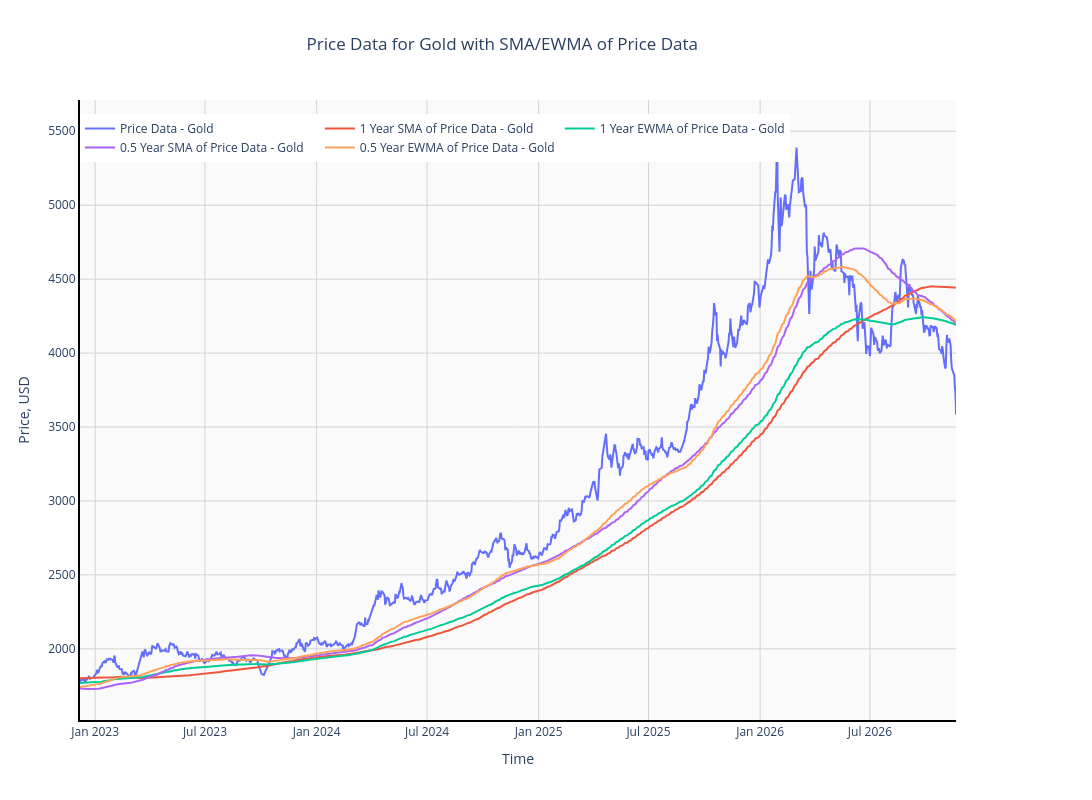

Source (notebook cell):
### Markdown cell above
# Price History - Gold

### Code cell
# PLOT DATA
fig = make_subplots(specs = [[{"secondary_y": True}]])

fig.add_trace(
    go.Scatter(
        x = met1Data.index[-dataRang:], 
        y = met1Data['price'][-dataRang:], 
        name = 'Price Data - Gold'
    ), 
    secondary_y = False
)

fig.add_trace(
    go.Scatter(
        x = met1Data.index[-dataRang:], 
        y = met1Data['1year_price_sma'][-dataRang:], 
        name = '1 Year SMA of Price Data - Gold'
    ), 
    secondary_y = False
)

fig.add_trace(
    go.Scatter(
        x = met1Data.index[-dataRang:], 
        y = met1Data['1year_price_ewma'][-dataRang:], 
        name = '1 Year EWMA of Price Data - Gold'
    ), 
    secondary_y = False
)

fig.add_trace(
    go.Scatter(
        x = met1Data.index[-dataRang:], 
        y = met1Data['0.5year_price_sma'][-dataRang:], 
        name = '0.5 Year SMA of Price Data - Gold'
    ), 
    secondary_y = False
)

fig.add_trace(
    go.Scatter(
        x = met1Data.index[-dataRang:], 
        y = met1Data['0.5year_price_ewma'][-dataRang:], 
        name = '0.5 Year EWMA of Price Data - Gold'
    ), 
    secondary_y = False
)

fig.update_layout(
    width = 1600,
    height = 800,
    paper_bgcolor = 'White',
    plot_bgcolor = '#fafafa',
    hovermode = 'closest',
    title_text = 'Price Data for Gold with SMA/EWMA of Price Data',
    title_x = 0.46,
    xaxis = dict(title = 'Time'),
    yaxis = dict(title = 'Price, USD'),
    showlegend = True,
    legend = dict(orientation = 'h', yanchor = 'bottom', y = 0.9, xanchor = 'left', x = 0.0)
)

fig.update_xaxes(
    showline = True, 
    linewidth = 2, 
    linecolor = 'Black', 
    showgrid = True, 
    gridwidth = 1, 
    gridcolor = 'LightGrey'
)
fig.update_yaxes(
    showline = True, 
    linewidth = 2, 
    linecolor = 'Black', 
    showgrid = True, 
    gridwidth = 1, 
    gridcolor = 'LightGrey'
)

fig.show()

### Figure 1 — Plotly figure (JSON) as saved in the notebook; plotly's stock layout.template omitted (floating-point values rounded to 4 significant figures; data arrays with more than 128 entries replaced by an {"elided": "..."} marker saying what was removed)
{"data": [{"name": "Price Data - Gold", "type": "scatter", "x": {"elided": "1000 str values"}, "xaxis": "x", "y": {"elided": "1000 float values"}, "yaxis": "y"}, {"name": "1 Year SMA of Price Data - Gold", "type": "scatter", "x": {"elided": "1000 str values"}, "xaxis": "x", "y": {"elided": "1000 float values"}, "yaxis": "y"}, {"name": "1 Year EWMA of Price Data - Gold", "type": "scatter", "x": {"elided": "1000 str values"}, "xaxis": "x", "y": {"elided": "1000 float values"}, "yaxis": "y"}, {"name": "0.5 Year SMA of Price Data - Gold", "type": "scatter", "x": {"elided": "1000 str values"}, "xaxis": "x", "y": {"elided": "1000 float values"}, "yaxis": "y"}, {"name": "0.5 Year EWMA of Price Data - Gold", "type": "scatter", "x": {"elided": "1000 str values"}, "xaxis": "x", "y": {"elided": "1000 float values"}, "yaxis": "y"}], "layout": {"height": 800, "hovermode": "closest", "legend": {"orientation": "h", "x": 0, "xanchor": "left", "y": 0.9, "yanchor": "bottom"}, "paper_bgcolor": "White", "plot_bgcolor": "#fafafa", "showlegend": true, "title": {"text": "Price Data for Gold with SMA/EWMA of Price Data", "x": 0.46}, "width": 1600, "xaxis": {"anchor": "y", "domain": [0, 0.94], "gridcolor": "LightGrey", "gridwidth": 1, "linecolor": "Black", "linewidth": 2, "showgrid": true, "showline": true, "title": {"text": "Time"}}, "yaxis": {"anchor": "x", "domain": [0, 1], "gridcolor": "LightGrey", "gridwidth": 1, "linecolor": "Black", "linewidth": 2, "showgrid": true, "showline": true, "title": {"text": "Price, USD"}}, "yaxis2": {"anchor": "x", "gridcolor": "LightGrey", "gridwidth": 1, "linecolor": "Black", "linewidth": 2, "overlaying": "y", "showgrid": true, "showline": true, "side": "right"}}}
